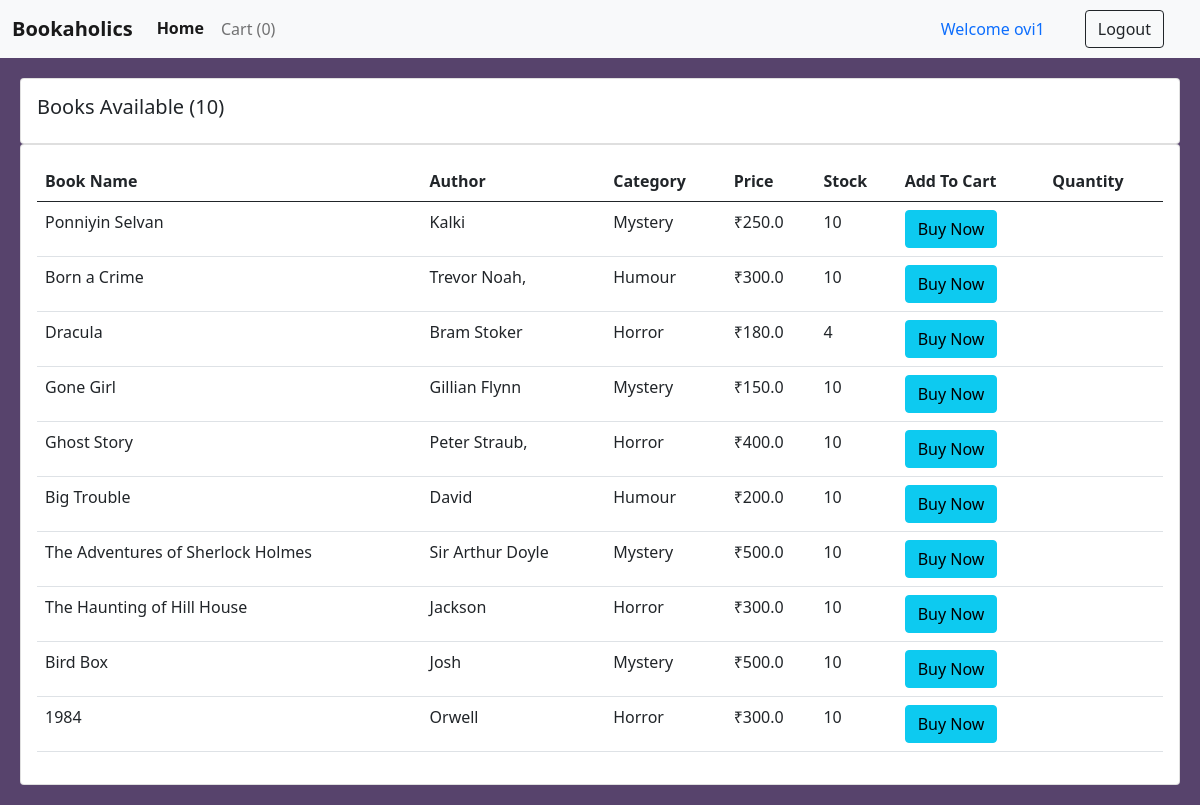
Screenshot of /for_users/ (signed in) with the database file from the repository.
### books/models.py (models this page shows, shortened)
class Book(models.Model):
    CATEGORY = (
    ('Mystery', 'Mystery'),
    ('Thriller', 'Thriller'),
    ('Sci-Fi', 'Sci-Fi'),
    ('Humor', 'Humor'),
    ('Horror', 'Horror'),
    )
    book_name = models.CharField(max_length=100)
    author = models.CharField(max_length=100, default="")
    category = models.CharField(max_length=100, choices=CATEGORY)
    price = models.FloatField()
    stock = models.IntegerField(default=2)

### books/views.py (the view)
# urls.py: path("for_users/", views.Users, name="Users"),
@login_required(login_url = '/user_login')
def Users(request):
    books = Book.objects.all()
    total_books = books.count()
    return render (request, "for_user.html", {'books':books, 'total_books':total_books})

### books/templates/for_user.html (shortened to what this page needs)
{% extends 'user_navbar.html' %}
{% block cart-item %}
<li class="nav-item">
  <a class="nav-link btn btn-light" href="/checkout/" aria-current="page" >Cart
    (<span id="cart">0</span>)</a>
</li>
{% endblock %}
{% block body %}
<div style="background-color: #57436c; padding: 20px;">
<div class="row">
  <div class="col-md">
    <div class="card card-body">
      <h5>Books Available ({{total_books}})</h5>
    </div>
    <div class="card card-body">
      <table class="table">
        <thead>
          <tr>
            <th>Book Name</th>
            <th>Author</th>
            <th>Category</th>
            <th>Price</th>
            <th>Stock</th>
            <th>Add To Cart</th>
            <th>Quantity</th>
          </tr>
        </thead>
        {% for book in books %}
        <tr>
          <td id="namepr{{book.id}}">{{book.book_name}}</td>
          <td id="authorpr{{book.id}}">{{book.author}}</td>
          <td id="categorypr{{book.id}}">{{book.category}}</td>
          <td> ₹<span id="pricepr{{book.id}}">{{book.price}}</span></td>
          <td id="stock{{book.id}}">{{book.stock}}</td>
          <td><button id="pr{{book.id}}" class="btn btn-info cart">Buy Now</button></td>
          <td class="quantity" id="divpr{{book.id}}"></td>
        </tr>
        {% endfor %}
      </table>
    </div>
  </div>
</div>
{% endblock %}

### books/templates/user_navbar.html (shortened to what this page needs)
<!DOCTYPE html>
<html lang="en">
<head>
  <link href="https://cdn.jsdelivr.net/npm/bootstrap@5.0.2/dist/css/bootstrap.min.css" rel="stylesheet">
</head>
<body>
  <nav class="navbar navbar-expand-lg navbar-light bg-light">
    <div class="container-fluid">
      <a class="navbar-brand" href="/">Bookaholics</a>
      <div class="collapse navbar-collapse" id="navbarSupportedContent">
        <ul class="navbar-nav me-auto mb-2 mb-lg-0">
          <li class="nav-item">
            <a class="nav-link active" aria-current="page" href="/">Home</a>
          </li>
          {% block cart-item %}
          {% endblock %}
        </ul>
        {% if user.is_authenticated %}
        <a class="nav-link" href="#">Welcome {{request.user}}</a>
        <a href="/logout/" class="btn btn-outline-dark mx-4" type="submit">Logout</a>
        {% endif %}
      </div>
    </div>
  </nav>
  {% block body %}
  {% endblock %}
</body>
</html>

### books/templates/user_navbar.html (style rules this page uses)
.navbar-brand { color: white; font-weight: bold; }
.navbar-nav .nav-link { color: white; }
.nav-link.active { font-weight: bold; }

### rows the page displays
Book: book_name "Ponniyin Selvan", author "Kalki", category "Mystery", price "250.0", stock "10"
Book: book_name "Born a Crime", author "Trevor Noah,", category "Humour", price "300.0", stock "10"
Book: book_name "Dracula", author "Bram Stoker", category "Horror", price "180.0", stock "4"
Book: book_name "Gone Girl", author "Gillian Flynn", category "Mystery", price "150.0", stock "10"
Book: book_name "Ghost Story", author "Peter Straub,", category "Horror", price "400.0", stock "10"
Book: book_name "Big Trouble", author "David", category "Humour", price "200.0", stock "10"
Book: book_name "The Adventures of Sherlock Holmes", author "Sir Arthur Doyle", category "Mystery", price "500.0", stock "10"
Book: book_name "The Haunting of Hill House", author "Jackson", category "Horror", price "300.0", stock "10"
Book: book_name "Bird Box", author "Josh", category "Mystery", price "500.0", stock "10"
Book: book_name "1984", author "Orwell", category "Horror", price "300.0", stock "10"

### other values shown
{{ request.user }} "ovi1"
{{ total_books }} "10"
